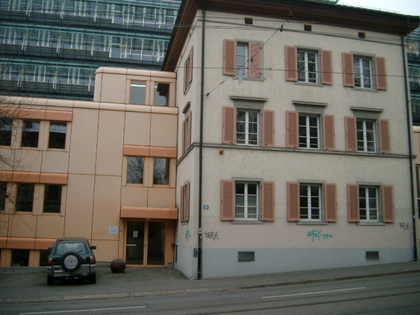
%> input picture DICTA16-LSSelect/(main)/building facade segmentation/data/object0008.view04.png, 420 x 315 px, shrunk from 640 x 480 before the run
$ octave --eval "horiVerti;"   (GNU Octave 9; MATLAB toolbox functions it lacks are replaced by stand-ins)
%> lines starting %> are read from the running program, lines starting %| are printed output that depends on the picture; in (x1, y1, x2, y2) boxes, pixels count from 0 and x2, y2 are one past the last pixel; in counts of white or black regions, pixels touching at a corner belong together; the program's own positions count from 1
%> in horiVerti, img is the input picture: size 315x420x3 uint8; mean R, G, B 105.6, 102.7, 94.3
### DICTA16-LSSelect/(main)/building facade segmentation/lib/getLines.m
function lines = getLines(grayIm, minLen)
%> called with minLen = 30

% Compute Gradient
[dX, dY] = gradient(conv2(double(grayIm), fspecial('gaussian', 7, 1.5), 'same'));
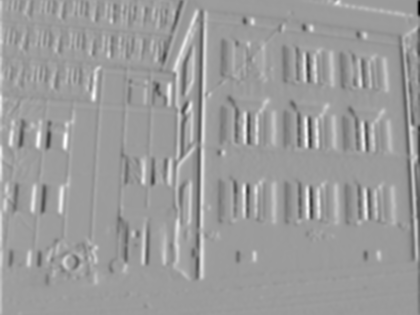
%> dX: size 315x420 double; min -51.07, max 32.4, mean 0; drawn with min black and max white
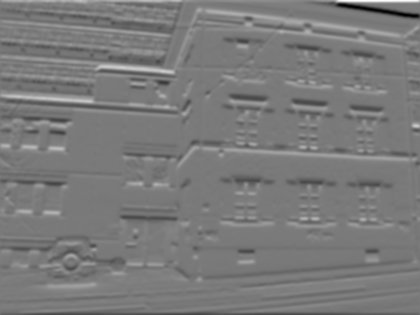
%> dY: size 315x420 double; min -50.89, max 54.93, mean 0; drawn with min black and max white

% Compute edge
im_canny = edge(grayIm, 'canny');
%> im_canny: size 315x420 logical; 9.7% white in thin lines or dots

% Set in_canny[1,2,end-1,end][:] to 0;
im_canny([1 2 end-1 end], :) = 0;
%> im_canny: size 315x420 logical; 9.7% white in thin lines or dots

% Set in_canny[:][1,2,end-1,end] to 0;
im_canny(:, [1 2 end-1 end]) = 0;
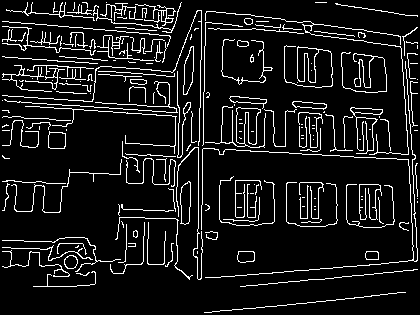
%> im_canny: size 315x420 logical; 9.6% white in thin lines or dots

% find the row of im_canny, i.e. height
height = size(im_canny, 1);
%> height = 315

% find index (from top-left down to buttom-right) whose value is greater
% than 0
ind = find(im_canny > 0);
%> ind = 12688 values from 652 to 131625

% number of direcion(four neibour and four diagonal)
num_dir = 8;

% Ontain dX and dY index
dX_ind = dX(ind);
dY_ind = dY(ind);

a_ind = atan(dY_ind ./ (dX_ind + 1E-10)); % Add 1E-10 to avoid #INF when atan = 1
a_ind = ceil(mod(a_ind/pi*num_dir-0.5, num_dir));

for i = 1:num_dir
    direction(i).ind = ind(find(a_ind==i));
end
%> after the loop, direction = 8 items

% Declare a large array for storing "line" information
lines = zeros(2000, 9);

used = zeros(size(im_canny));

line_count = 0;
for k = 1:num_dir

    num_ind = 0;
    for m = (k-1):k+1
        num_ind = num_ind + sum(~used(direction(mod(m-1, num_dir)+1).ind));
    end

    ind = zeros(num_ind, 1);
    dir_im = zeros(size(im_canny));

    count = 0;
    for m = (k-1):k+1
        m2 = mod(m-1, num_dir)+1;
        tind = direction(m2).ind(~used(direction(m2).ind));
        tmpcount = length(tind);
        ind(count+1:count+tmpcount) = tind;
        count = count + tmpcount;
    end
    dir_im(ind) = 1;
    [tmpL, num_edges] = bwlabel(dir_im, 8);
    edge_size = zeros(num_edges, 1);
    edges = repmat(struct('ind', zeros(200, 1)), num_edges, 1);
    for i = 1:length(ind)
        id = tmpL(ind(i));
        edge_size(id) = edge_size(id) + 1;
        edges(id).ind(edge_size(id)) = ind(i);
    end
    for i = 1:num_edges
        edges(i).ind = edges(i).ind(1:edge_size(i));
    end
    for id = 1:num_edges
        if edge_size(id) > minLen
            y = mod(edges(id).ind-1, height)+1;
            x = floor((edges(id).ind-1) / height)+1;
            mean_x = mean(x);
            mean_y = mean(y);
            zmx = (x-mean_x);
            zmy = (y-mean_y);
            D = [sum(zmx.^2) sum(zmx.*zmy); sum(zmx.*zmy) sum(zmy.^2)];
            [v, lambda] = eig(D);
            theta = atan2(v(2, 2) , v(1, 2));
            if lambda(1,1)>0
                conf = lambda(2,2)/lambda(1,1);
            else
                conf = 100000;
            end
            if conf >= 400
                line_count = line_count+1;
                used(edges(id).ind) = 1;
                l = sqrt((max(x)-min(x))^2 + (max(y)-min(y))^2);
                x1 = mean_x - cos(theta)*l/2;
                x2 = mean_x + cos(theta)*l/2;
                y1 = mean_y - sin(theta)*l/2;
                y2 = mean_y + sin(theta)*l/2;
                theta = theta - pi / 2;
                r = mean_x*cos(theta)+mean_y*sin(theta);
                lines(line_count, 1:9) = [x1 x2 y1 y2 theta r l mean_x mean_y];
            end
        end
    end
end
%> this loop made 8 passes
%> num_edges on passes 1 to 8: 470, 547, 561, 417, 429, 555, 455, 367
%> pass 1, in getLines, `[tmpL, num_edges] = bwlabel(dir_im, 8);`:
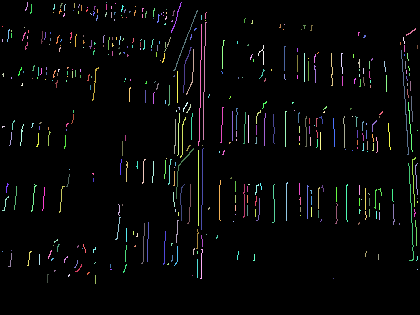
%> tmpL: size 315x420 double; 471 distinct labels, from 0 to 470; one colour per label, 0 black
%> pass 3, in getLines, `[tmpL, num_edges] = bwlabel(dir_im, 8);`:
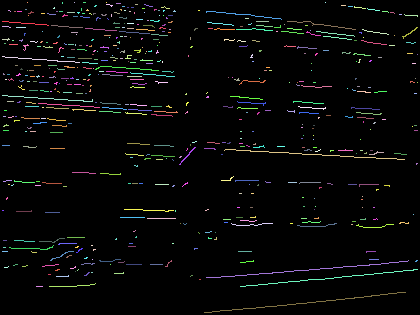
%> tmpL: size 315x420 double; 562 distinct labels, from 0 to 561; one colour per label, 0 black
%> after the loop: dir_im: size 315x420 double; values 0 (black) and 1 (white), 2.5% white in thin lines or dots, all inside (x1, y1, x2, y2) = (2, 3, 418, 284)
%> after the loop:
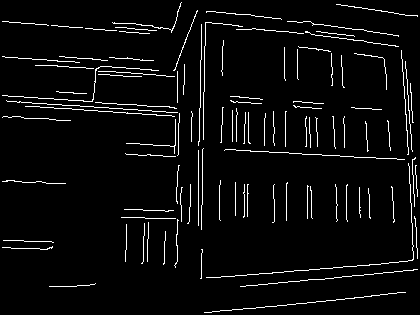
%> used: size 315x420 double; values 0 (black) and 1 (white), 4.5% white in thin lines or dots
%> after the loop, D = [17.88 205.1; 205.1 2961]; conf = 812.9; edge_size = 367 values, max 53 at index 224, min 1 at index 3, mean 9.09; edges = 367 items; ind = 3335 values, max 131615 at index 3335, min 671 at index 2570, mean 60820.6; l = 31.06; lambda = [3.66 0; 0 2975.2]; line_count = 113; mean_x = 416.9; mean_y = 181; r = 403.4; theta = -0.0692; v = [-0.998 0.0692; 0.0692 0.998]; x = 33 values, max 418 at index 1, min 416 at index 3, mean 416.9; x1 = 415.9; x2 = 418; y = 33 values, max 197 at index 2, min 166 at index 31, mean 181; y1 = 165.5; y2 = 196.5; zmx = 33 values, max 1.06 at index 1, min -0.939 at index 3, mean 1.72e-15; zmy = 33 values, max 15.97 at index 2, min -15.03 at index 31, mean -8.61e-16
% Return our result
lines = lines(1:line_count, :);

### DICTA16-LSSelect/(main)/building facade segmentation/(temp workstation)/horiVerti.m
function horiVerti()
    img = imread('object0008.view04.png');
    img_bw = rgb2gray(img);
    LS = getLines(img_bw, 30);
    LS = LS(:,1:4)';
%> LS = 113 columns, first 8: [145.1 149.1 166 181.6 197.6 176.3 178 179.8; 143.3 147.7 164.5 172.2 174.4 175.2 178 178.6; 224.4 223 232.4 3.35 11.57 120.3 72 114; 264.5 262 265.5 33.54 71.92 154.2 103 156]
    %% Filtering
    outliers_model = create_outliers_config(LS);
    %%
    % [x2-x1 y2-y1]
    LS_v = [LS(2,:)-LS(1,:); LS(4,:)-LS(3,:)];
    LS_v = LS_v./repmat(sqrt(sum(LS_v.^2)),2,1);

    horzVector = [1,0];
    vertVector = [0,1];
    imshow(img);
    hold on;
    for i=1:size(LS_v,2)
        horzangle_L = dot(horzVector, abs(LS_v(:,i)));
        vertangle_L = dot(vertVector, abs(LS_v(:,i)));
        if(horzangle_L < vertangle_L)
             plot(LS([1,2],i), LS([3,4],i), 'Color', 'red', 'LineWidth', 2);
        else
            plot(LS([1,2],i), LS([3,4],i), 'Color', 'blue', 'LineWidth', 2);
        end

        if (outliers_model.LS_asin(i) > outliers_model.tau_threshold)
            plot(LS([1,2],i), LS([3,4],i), 'Color', 'green', 'LineWidth', 2);
        end
        drawnow;
    end
    hold off;
end

function outliers_config = create_outliers_config(LS)
    outliers_config.LS_distance = (LS(1,:)-LS(2,:)).^2 + (LS(3,:)-LS(4,:)).^2;
%> outliers_config.LS_distance = 113 values, max 41093 at index 45, min 793 at index 79, mean 3762.3
    outliers_config.LS_distance = sqrt(outliers_config.LS_distance);
%> outliers_config.LS_distance = 113 values, max 202.7 at index 45, min 28.16 at index 79, mean 50.59
    %
    outliers_config.LS_shortLength = [abs(LS(1,:)-LS(2,:));  abs(LS(3,:)-LS(4,:))];
%> outliers_config.LS_shortLength = 113 columns, first 8: [1.74 1.43 1.47 9.42 23.1 1.07 0 1.18; 40.07 38.99 33.03 30.19 60.35 34 31 42.03]
    outliers_config.LS_shortLength = min(outliers_config.LS_shortLength,[],1);
%> outliers_config.LS_shortLength = 113 values, max 23.1 at index 5, min 0 at index 7, mean 3.24
    outliers_config.LS_asin = outliers_config.LS_shortLength./outliers_config.LS_distance;
%> outliers_config.LS_asin = 113 values, max 0.358 at index 5, min 0 at index 7, mean 0.059
    outliers_config.LS_asin = real(asin(outliers_config.LS_asin));
%> outliers_config.LS_asin = 113 values, max 0.366 at index 5, min 0 at index 7, mean 0.0591

    % Average and standard deviation
    LS_mu = mean(outliers_config.LS_asin);
%> LS_mu = 0.0591
    LS_sigma = std(outliers_config.LS_asin);
%> LS_sigma = 0.0521
    % tau threshold for outliers
    outliers_config.tau_threshold = max(sin(pi/60), min(LS_mu + 2 * LS_sigma, sin(pi/10)));
%> outliers_config.tau_threshold = 0.163
end
%> in horiVerti, `LS_v = [LS(2,:)-LS(1,:); LS(4,:)-LS(3,:)];`: LS_v = 113 columns, first 8: [-1.74 -1.43 -1.47 -9.42 -23.1 -1.07 0 -1.18; 40.07 38.99 33.03 30.19 60.35 34 31 42.03]
%> in horiVerti, `LS_v = LS_v./repmat(sqrt(sum(LS_v.^2)),2,1);`: LS_v = 113 columns, first 8: [-0.0433 -0.0367 -0.0444 -0.298 -0.358 -0.0315 0 -0.0281; 0.999 0.999 0.999 0.955 0.934 1 1 1]
%> the loop in horiVerti, `for i=1:size(LS_v,2)` made 113 passes
%> (horzangle_L, vertangle_L) on passes 1 to 12: (0.0433, 0.999), (0.0367, 0.999), (0.0444, 0.999), (0.298, 0.955), (0.358, 0.934), (0.0315, 1), (0, 1), (0.0281, 1), (0.0494, 0.999), (0.0226, 1), (0, 1), (0.0249, 1)
%> `horiVerti;`:
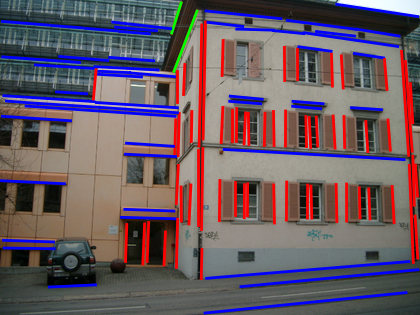
%> figure redrawn from the program's plot data

$ run again, with DICTA16-LSSelect/(main)/building facade segmentation/data/object0002.view04.png copied over DICTA16-LSSelect/(main)/building facade segmentation/data/object0008.view04.png
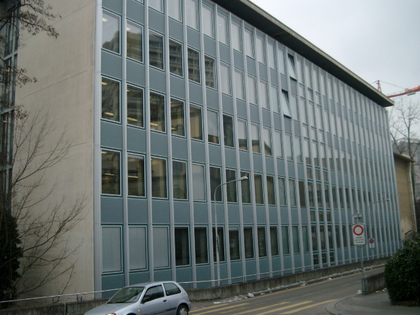
%> input picture DICTA16-LSSelect/(main)/building facade segmentation/data/object0002.view04.png, 420 x 315 px, shrunk from 640 x 480 before the run
%> in horiVerti, img is the input picture: size 315x420x3 uint8; mean R, G, B 106.2, 114.3, 112.6
%> in getLines, `im_canny(:, [1 2 end-1 end]) = 0;`:
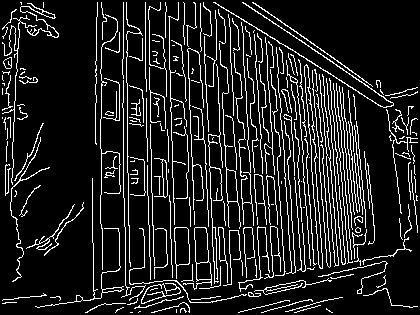
%> im_canny: size 315x420 logical; 12.8% white in thin lines or dots
%> in getLines, `ind = find(im_canny > 0);`: ind = 16940 values from 659 to 131662
%> after the loop in getLines, `for i = 1:num_dir`: direction = 8 items
%> the loop in getLines, `for k = 1:num_dir` made 8 passes
%> num_edges on passes 1 to 8: 700, 522, 436, 438, 450, 681, 506, 489
%> after the loop in getLines, `for k = 1:num_dir`: D = [76.32 536.3; 536.3 4062.3]; conf = 762.3; edge_size = 489 values, max 91 at index 35, min 1 at index 2, mean 10.48; edges = 489 items; ind = 5127 values, max 131552 at index 1244, min 659 at index 4284, mean 74532.2; l = 35.36; lambda = [5.42 0; 0 4133.2]; line_count = 161; mean_x = 395.1; mean_y = 161.1; r = 370.6; theta = -0.131; v = [-0.991 0.131; 0.131 0.991]; x = 37 values, max 398 at index 19, min 393 at index 21, mean 395.1; x1 = 392.8; x2 = 397.5; y = 37 values, max 179 at index 20, min 144 at index 33, mean 161.1; y1 = 143.6; y2 = 178.7; zmx = 37 values, max 2.86 at index 19, min -2.14 at index 21, mean -2.3e-14; zmy = 37 values, max 17.86 at index 20, min -17.14 at index 33, mean 5.38e-15
%> LS = 161 columns, first 8: [14.78 92.69 97.61 102.4 103.3 103 119.9 120; 12.63 94.14 95.74 100.8 100.6 103 120.1 120; 111 179 2.97 83.08 148.9 232 232.4 85; 181 289 144 146.1 221.1 267 270.5 121]
%> in create_outliers_config, `outliers_config.LS_distance = (LS(1,:)-LS(2,:)).^2 + (LS(3,:)-LS(4,:))..`: outliers_config.LS_distance = 161 values, max 39377 at index 95, min 785 at index 45, mean 3927
%> in create_outliers_config, `outliers_config.LS_distance = sqrt(outliers_config.LS_distance);`: outliers_config.LS_distance = 161 values, max 198.4 at index 95, min 28.02 at index 45, mean 53.81
%> in create_outliers_config, `outliers_config.LS_shortLength = [abs(LS(1,:)-LS(2,:));  abs(LS(3,:)-L..`: outliers_config.LS_shortLength = 161 columns, first 8: [2.16 1.44 1.87 1.57 2.69 0 0.237 0; 70.03 110 141 63.01 72.2 35 38.05 36]
%> in create_outliers_config, `outliers_config.LS_shortLength = min(outliers_config.LS_shortLength,[]..`: outliers_config.LS_shortLength = 161 values, max 105 at index 95, min 0 at index 6, mean 5.08
%> in create_outliers_config, `outliers_config.LS_asin = outliers_config.LS_shortLength./outliers_con..`: outliers_config.LS_asin = 161 values, max 0.574 at index 97, min 0 at index 6, mean 0.0756
%> in create_outliers_config, `outliers_config.LS_asin = real(asin(outliers_config.LS_asin));`: outliers_config.LS_asin = 161 values, max 0.612 at index 97, min 0 at index 6, mean 0.0764
%> LS_mu = 0.0764
%> LS_sigma = 0.0869
%> outliers_config.tau_threshold = 0.25
%> in horiVerti, `LS_v = [LS(2,:)-LS(1,:); LS(4,:)-LS(3,:)];`: LS_v = 161 columns, first 8: [-2.16 1.44 -1.87 -1.57 -2.69 0 0.237 0; 70.03 110 141 63.01 72.2 35 38.05 36]
%> in horiVerti, `LS_v = LS_v./repmat(sqrt(sum(LS_v.^2)),2,1);`: LS_v = 161 columns, first 8: [-0.0308 0.0131 -0.0133 -0.0249 -0.0372 0 0.00624 0; 1 1 1 1 0.999 1 1 1]
%> the loop in horiVerti, `for i=1:size(LS_v,2)` made 161 passes
%> (horzangle_L, vertangle_L) on passes 1 to 3: (0.0308, 1), (0.0131, 1), (0.0133, 1)
%> `horiVerti;`:
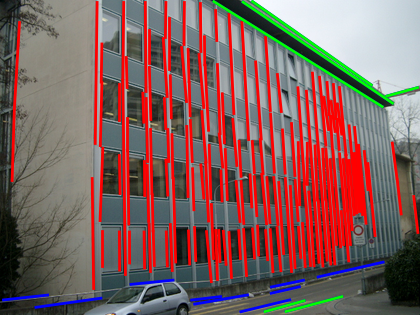
%> figure redrawn from the program's plot data

$ run again, with DICTA16-LSSelect/(main)/building facade segmentation/data/object0017.view01.png copied over DICTA16-LSSelect/(main)/building facade segmentation/data/object0008.view04.png
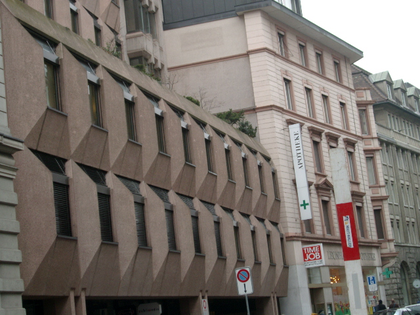
%> input picture DICTA16-LSSelect/(main)/building facade segmentation/data/object0017.view01.png, 420 x 315 px, shrunk from 640 x 480 before the run
%> in horiVerti, img is the input picture: size 315x420x3 uint8; mean R, G, B 121.8, 114.4, 108.3
%> in getLines, `im_canny(:, [1 2 end-1 end]) = 0;`:
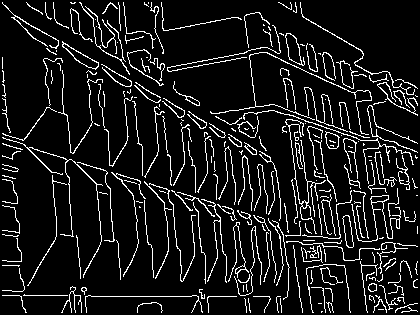
%> im_canny: size 315x420 logical; 9.9% white in thin lines or dots
%> in getLines, `ind = find(im_canny > 0);`: ind = 13107 values from 633 to 131667
%> after the loop in getLines, `for i = 1:num_dir`: direction = 8 items
%> the loop in getLines, `for k = 1:num_dir` made 8 passes
%> num_edges on passes 1 to 8: 601, 492, 452, 437, 525, 673, 530, 469
%> after the loop in getLines, `for k = 1:num_dir`: D = [187.6 1095.7; 1095.7 6596.8]; conf = 1236; edge_size = 469 values, max 80 at index 98, min 1 at index 2, mean 9.8; edges = 469 items; ind = 4596 values, max 131630 at index 1386, min 633 at index 3775, mean 76036.5; l = 41.59; lambda = [5.48 0; 0 6778.9]; line_count = 88; mean_x = 374.9; mean_y = 218.9; r = 333.9; theta = -0.165; v = [-0.986 0.164; 0.164 0.986]; x = 44 values, max 378 at index 8, min 371 at index 10, mean 374.9; x1 = 371.5; x2 = 378.3; y = 44 values, max 240 at index 44, min 199 at index 10, mean 218.9; y1 = 198.4; y2 = 239.4; zmx = 44 values, max 3.09 at index 8, min -3.91 at index 10, mean -2.58e-14; zmy = 44 values, max 21.07 at index 44, min -19.93 at index 10, mean -5.17e-15
%> LS = 88 columns, first 8: [47.14 52.92 63.56 68 69.61 93 77.81 108.7; 24.99 56.01 63.44 71.2 72.81 73.44 81.22 110.1; 109.2 176 70.99 117 187.9 123.9 241 133; 140.1 215 112 151 237.9 154.5 275 165]
%> in create_outliers_config, `outliers_config.LS_distance = (LS(1,:)-LS(2,:)).^2 + (LS(3,:)-LS(4,:))..`: outliers_config.LS_distance = 88 values, max 11882 at index 25, min 698 at index 21, mean 1934.5
%> in create_outliers_config, `outliers_config.LS_distance = sqrt(outliers_config.LS_distance);`: outliers_config.LS_distance = 88 values, max 109 at index 25, min 26.42 at index 21, mean 40.65
%> in create_outliers_config, `outliers_config.LS_shortLength = [abs(LS(1,:)-LS(2,:));  abs(LS(3,:)-L..`: outliers_config.LS_shortLength = 88 columns, first 8: [22.15 3.1 0.117 3.19 3.2 19.56 3.42 1.42; 30.89 38.99 41.01 33.98 49.99 30.65 33.96 31.98]
%> in create_outliers_config, `outliers_config.LS_shortLength = min(outliers_config.LS_shortLength,[]..`: outliers_config.LS_shortLength = 88 values, max 43.52 at index 39, min 0.0565 at index 25, mean 8.38
%> in create_outliers_config, `outliers_config.LS_asin = outliers_config.LS_shortLength./outliers_con..`: outliers_config.LS_asin = 88 values, max 0.707 at index 44, min 0.000518 at index 25, mean 0.202
%> in create_outliers_config, `outliers_config.LS_asin = real(asin(outliers_config.LS_asin));`: outliers_config.LS_asin = 88 values, max 0.785 at index 44, min 0.000518 at index 25, mean 0.208
%> LS_mu = 0.208
%> LS_sigma = 0.177
%> outliers_config.tau_threshold = 0.309
%> in horiVerti, `LS_v = [LS(2,:)-LS(1,:); LS(4,:)-LS(3,:)];`: LS_v = 88 columns, first 8: [-22.15 3.1 -0.117 3.19 3.2 -19.56 3.42 1.42; 30.89 38.99 41.01 33.98 49.99 30.65 33.96 31.98]
%> in horiVerti, `LS_v = LS_v./repmat(sqrt(sum(LS_v.^2)),2,1);`: LS_v = 88 columns, first 8: [-0.583 0.0792 -0.00284 0.0935 0.0639 -0.538 0.1 0.0444; 0.813 0.997 1 0.996 0.998 0.843 0.995 0.999]
%> the loop in horiVerti, `for i=1:size(LS_v,2)` made 88 passes
%> (horzangle_L, vertangle_L) on passes 1 to 8: (0.583, 0.813), (0.0792, 0.997), (0.00284, 1), (0.0935, 0.996), (0.0639, 0.998), (0.538, 0.843), (0.1, 0.995), (0.0444, 0.999)
%> `horiVerti;`:
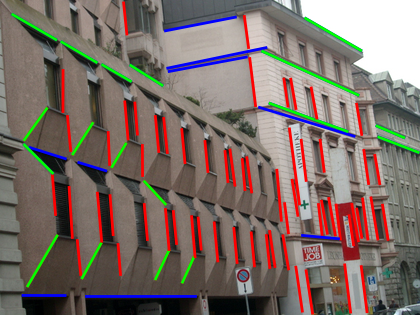
%> figure redrawn from the program's plot data

$ run again, with DICTA16-LSSelect/(main)/building facade segmentation/data/object0017.view04.png copied over DICTA16-LSSelect/(main)/building facade segmentation/data/object0008.view04.png
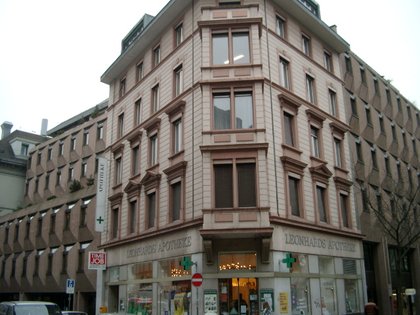
%> input picture DICTA16-LSSelect/(main)/building facade segmentation/data/object0017.view04.png, 420 x 315 px, shrunk from 640 x 480 before the run
%> in horiVerti, img is the input picture: size 315x420x3 uint8; mean R, G, B 125.5, 121.3, 114.9
%> in getLines, `ind = find(im_canny > 0);`: ind = 17209 values from 754 to 131576
%> after the loop in getLines, `for i = 1:num_dir`: direction = 8 items
%> the loop in getLines, `for k = 1:num_dir` made 8 passes
%> num_edges on passes 1 to 8: 835, 775, 627, 587, 636, 777, 731, 670
%> after the loop in getLines, `for k = 1:num_dir`: D = [37.97 232.1; 232.1 2413.7]; conf = 157.1; edge_size = 670 values, max 62 at index 445, min 1 at index 3, mean 10.28; edges = 670 items; ind = 6885 values, max 131574 at index 6885, min 1187 at index 5561, mean 70052; l = 41.19; lambda = [15.51 0; 0 2436.2]; line_count = 102; mean_x = 415.5; mean_y = 264.4; r = 337.8; theta = 1.47; v = [-0.995 0.0963; 0.0963 0.995]; x = 32 values, max 417 at index 2, min 414 at index 4, mean 415.5; x1 = 354.3; x2 = 357.6; y = 32 values, max 279 at index 3, min 250 at index 1, mean 264.4; y1 = 189; y2 = 230; zmx = 32 values, max 1.47 at index 2, min -1.53 at index 4, mean 0; zmy = 32 values, max 14.59 at index 3, min -14.41 at index 1, mean 0
%> LS = 102 columns, first 8: [35.88 48.88 65.77 79.74 81.51 111.8 190.3 129.4; 32.67 45.67 62.46 75.5 78.55 111.5 113.9 127.7; 255.8 253.6 211.5 249.6 207 204 40.54 203.4; 284.8 284.6 242.6 285.6 239 240 109.2 236.4]
%> in create_outliers_config, `outliers_config.LS_distance = (LS(1,:)-LS(2,:)).^2 + (LS(3,:)-LS(4,:))..`: outliers_config.LS_distance = 102 values, max 10537 at index 7, min 818 at index 38, mean 2369.5
%> in create_outliers_config, `outliers_config.LS_distance = sqrt(outliers_config.LS_distance);`: outliers_config.LS_distance = 102 values, max 102.6 at index 7, min 28.6 at index 38, mean 45.71
%> in create_outliers_config, `outliers_config.LS_shortLength = [abs(LS(1,:)-LS(2,:));  abs(LS(3,:)-L..`: outliers_config.LS_shortLength = 102 columns, first 8: [3.21 3.21 3.31 4.24 2.96 0.257 76.33 1.72; 28.98 30.98 31.08 35.97 32 36.05 68.63 33.02]
%> in create_outliers_config, `outliers_config.LS_shortLength = min(outliers_config.LS_shortLength,[]..`: outliers_config.LS_shortLength = 102 values, max 68.63 at index 7, min 0 at index 17, mean 6.53
%> in create_outliers_config, `outliers_config.LS_asin = outliers_config.LS_shortLength./outliers_con..`: outliers_config.LS_asin = 102 values, max 0.669 at index 7, min 0 at index 17, mean 0.129
%> in create_outliers_config, `outliers_config.LS_asin = real(asin(outliers_config.LS_asin));`: outliers_config.LS_asin = 102 values, max 0.732 at index 7, min 0 at index 17, mean 0.134
%> LS_mu = 0.134
%> LS_sigma = 0.182
%> outliers_config.tau_threshold = 0.309
%> in horiVerti, `LS_v = [LS(2,:)-LS(1,:); LS(4,:)-LS(3,:)];`: LS_v = 102 columns, first 8: [-3.21 -3.21 -3.31 -4.24 -2.96 -0.257 -76.33 -1.72; 28.98 30.98 31.08 35.97 32 36.05 68.63 33.02]
%> in horiVerti, `LS_v = LS_v./repmat(sqrt(sum(LS_v.^2)),2,1);`: LS_v = 102 columns, first 8: [-0.11 -0.103 -0.106 -0.117 -0.092 -0.00713 -0.744 -0.0521; 0.994 0.995 0.994 0.993 0.996 1 0.669 0.999]
%> the loop in horiVerti, `for i=1:size(LS_v,2)` made 102 passes
%> (horzangle_L, vertangle_L) on passes 1 to 8: (0.11, 0.994), (0.103, 0.995), (0.106, 0.994), (0.117, 0.993), (0.092, 0.996), (0.00713, 1), (0.744, 0.669), (0.0521, 0.999)
%> `horiVerti;`:
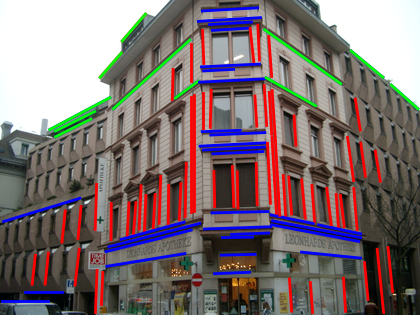
%> figure redrawn from the program's plot data
